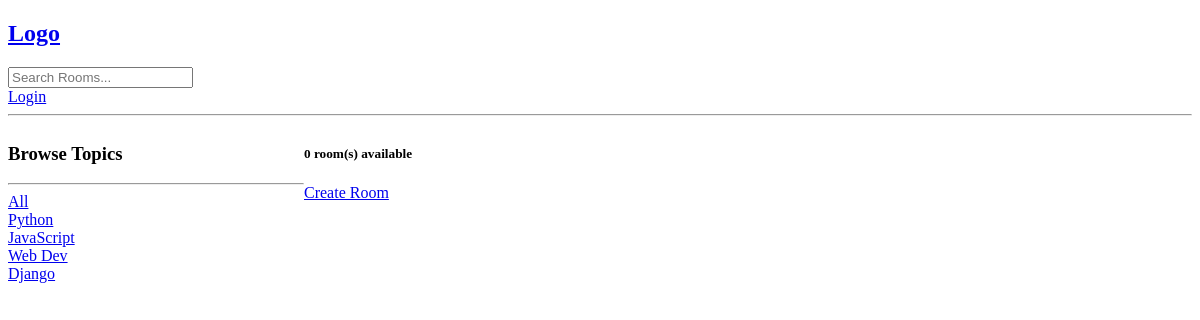
Before: /?q=Django with the older database file.
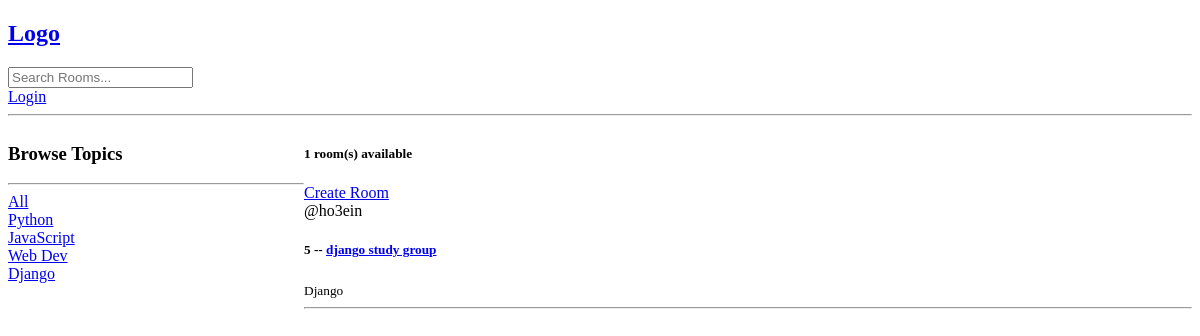
After: the same page with the newer database file.
### base/models.py (models this page shows, shortened)
class Topic(models.Model):
    name = models.CharField(max_length=200)

class Room(models.Model):
    host = models.ForeignKey(User, on_delete=models.SET_NULL, null=True)
    topic = models.ForeignKey(Topic, on_delete=models.SET_NULL, null=True)
    name = models.CharField(max_length=200)
    description = models.TextField(null=True, blank=True)
    updated = models.DateTimeField(auto_now=True)
    created = models.DateTimeField(auto_now_add=True)
    class Meta:
        ordering = ['-updated', '-created']

### base/views.py (the view)
# urls.py: path('', views.home, name='home'),
def home(request):
    q = request.GET.get('q') if request.GET.get('q') != None else ''
    rooms = Room.objects.filter(
        Q(topic__name__icontains=q) |
        Q(name__icontains=q) |
        Q(description__icontains=q)
    )
    topics = Topic.objects.all()
    room_count = rooms.count()
    context = {'rooms': rooms, 'topics': topics, 'room_count': room_count}
    return render(request, 'base/home.html', context)

### base/templates/base/home.html (shortened to what this page needs)
{% extends 'main.html' %} {% block content %}
<div class="home-container">
    <div class="side-bar">
        <h3>Browse Topics</h3>
        <hr>
        <div>
            <a href="{% url 'home' %}">All</a>
            <br>
        </div>
        {% for topic in topics %}
        <div>
            <a href="{% url 'home' %}?q={{topic.name}}">{{topic.name}}</a>
            <br>
        </div>
        {% endfor %}
    </div>
    <div class="main-content">
        <h5>{{room_count}} room(s) available</h5>
        <a href={% url 'create-room' %}>Create Room</a>
        {% for room in rooms %}
        <div>
            <span>@{{room.host.username}}</span>
            <h5>{{room.id}} -- <a href="{% url 'room' room.id%}">{{room.name}}</a></h5>
            <small>{{room.topic.name}}</small>
            <hr>
        </div>
        {% endfor %}
    </div>
</div>
{% endblock content %}

Changed rows visible on the page:
added Room: host.username "ho3ein", id "5", name "django study group", topic.name "Django"
Other visible differences:
{{ room_count }}: "0" → "1"
